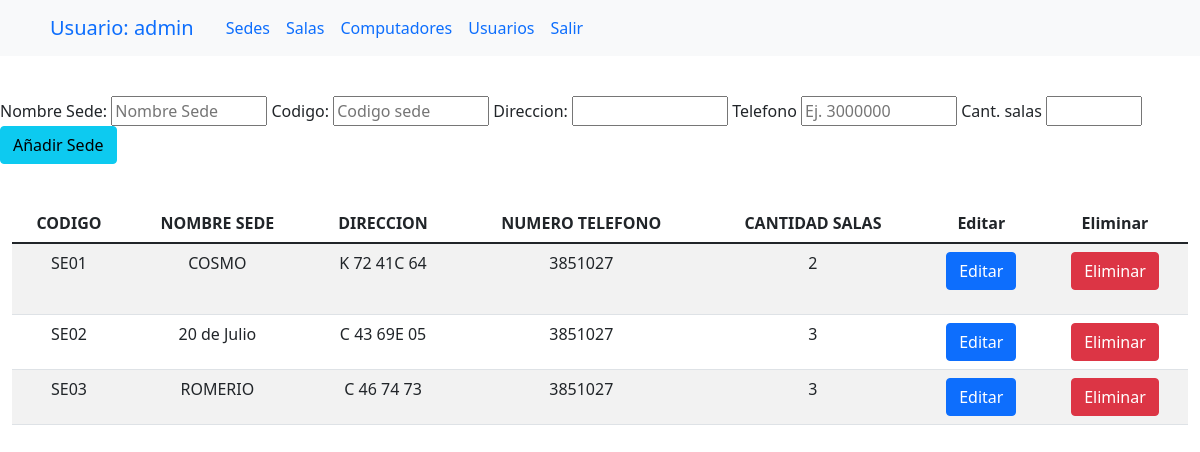
/sedes.php (signed in), run on the app's committed database.
### tables this page shows
CREATE TABLE `sede` (
  `NOMBRESEDE` varchar(30) NOT NULL,
  `CODIGO` varchar(10) NOT NULL,
  `DIRECCION` varchar(50) NOT NULL,
  `TELEFONO` int(11) NOT NULL,
  `CANTIDADSALAS` int(11) NOT NULL
);

### conexion.php (called while the page is built, shortened)
<?php
class conexion
{
    public function conectar()
    {
        $this->link = new mysqli('localhost', 'root', '', 'crudsalas');
        return $this->link;
    }
}

### sedes.php (the view, shortened to what this page needs)
<?php
include 'conexion.php';
$con = new conexion();
$sql = "SELECT * FROM sede";
$resultado = mysqli_query($con->conectar(), $sql);
if (isset($_SESSION['username'])) {
    $usuarioEnSession = $_SESSION['username'];
} else {
    header('location: index.php');
}
?>
<html>
<head>
    <link href="https://cdn.jsdelivr.net/npm/bootstrap@5.1.3/dist/css/bootstrap.min.css" rel="stylesheet">
</head>
<body>
    <nav class="navbar navbar-expand-lg navbar-light bg-light fixed-top">
        <div class="container">
            <div class="collapse navbar-collapse" id="navbarSupportedContent">
                <ul class="navbar-nav ml-auto">
                    <li class="nav-item active">
                        <a class="nav-link text-primary navbar-brand" href="inicio.php">Usuario: <?php echo $usuarioEnSession ?></a>
                    </li>
                    <li class="nav-item active">
                        <a class="nav-link text-primary" href="sedes.php">Sedes</a>
                    </li>
                    <li class="nav-item">
                        <a class="nav-link text-primary" href="salas.php">Salas</a>
                    </li>
                    <li class="nav-item">
                        <a class="nav-link text-primary" href="pc.php">Computadores</a>
                    </li>
                    <li class="nav-item">
                        <a class="nav-link text-primary" href="user.php">Usuarios</a>
                    </li>
                    <li class="nav-item">
                        <a class="nav-link text-primary" type="submit" name="salir" href="salir.php">Salir</a>
                    </li>
                </ul>
            </div>
        </div>
    </nav>
    <br><br><br><br>
    <div class="row">
        <form action="" method="post" enctype="multipart/form-data">
            <label class="font-weight-bold">Nombre Sede:</label>
            <input type="text" name="nombre" placeholder="Nombre Sede" required style="width:13%" maxlength="30">
            <label class="font-weight-bold">Codigo:</label>
            <input type="text" name="codigo" placeholder="Codigo sede" required style="width:13%" maxlength="10">
            <label class="font-weight-bold">Direccion:</label>
            <input type="text" name="direccion" required style="width:13%" oninput="this.value = this.value.replace(/[^a-zA-Z0-9 ]/,'')">
            <label class="font-weight-bold">Telefono</label>
            <input type="text" name="telefono" placeholder="Ej. 3000000" required style="width:13%" oninput="this.value = this.value.replace(/[^0-9]/,'')" maxlength="10" minlength="7">
            <label class="font-weight-bold">Cant. salas</label>
            <input type="number" name="cantidad" required style="width:8%">
            <button type="submit" class="btn btn-sing-up btn-info font-weight-bold" name="anadirSede">Añadir
                Sede</button>
            <br>
        </form>
    </div>
    <br>
    <div class="container-fluid">
        <div class="col-md-12">
            <table class="table table-hover table-striped">
                <thead class="thead-dark">
                    <th scope="col" class="text-center">CODIGO </th>
                    <th scope="col" class="text-center">NOMBRE SEDE</th>
                    <th scope="col" class="text-center">DIRECCION</th>
                    <th scope="col" class="text-center">NUMERO TELEFONO</th>
                    <th scope="col" class="text-center">CANTIDAD SALAS</th>
                    <th scope="col" class="text-center">Editar</th>
                    <th scope="col" class="text-center">Eliminar</th>
                </thead>
                <tbody>
                    <?php while ($fil = $resultado->fetch_assoc()) { ?>
                        <tr>
                            <td class="text-center"><?php echo $fil['CODIGO'] ?></td>
                            <td class="text-center"><?php echo $fil['NOMBRESEDE'] ?></td>
                            <td class="text-center"><?php echo $fil['DIRECCION'] ?></td>
                            <td class="text-center"><?php echo $fil['TELEFONO'] ?></td>
                            <td class="text-center"><?php echo $fil['CANTIDADSALAS'] ?></td>
                            <td class="text-center"><a class="btn btn-primary btn-xs" href="editarSedes.php?codigo=<?php echo $fil['CODIGO']; ?>"><span class="glyphicon glyphicon-pencil">Editar</span></a></td>
                            <td class="text-center">
                                <form action="" method="post">
                                    <button class="btn btn-danger btn-xs" type="submit" name="eliminar"><span class="glyphicon glyphicon-trash">Eliminar</span></button>
                            </td>
                        </tr>
                    <?php }  ?>
                </tbody>
            </table>
        </div>
    </div>
</body>
</html>

### data on the page
sede: CODIGO "SE01", NOMBRESEDE "COSMO", DIRECCION "K 72 41C 64", TELEFONO "3851027", CANTIDADSALAS "2"
sede: CODIGO "SE02", NOMBRESEDE "20 de Julio", DIRECCION "C 43 69E 05", TELEFONO "3851027", CANTIDADSALAS "3"
sede: CODIGO "SE03", NOMBRESEDE "ROMERIO", DIRECCION "C 46 74 73", TELEFONO "3851027", CANTIDADSALAS "3"

### other printed values
$usuarioEnSession "admin"
